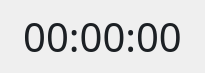
<?xml version="1.0" encoding="UTF-8"?>
<ui version="4.0">
 <class>MainWindow</class>
 <widget class="QMainWindow" name="MainWindow">
  <property name="enabled">
   <bool>true</bool>
  </property>
  <property name="geometry">
   <rect>
    <x>0</x>
    <y>0</y>
    <width>205</width>
    <height>72</height>
   </rect>
  </property>
  <property name="font">
   <font>
    <family>Bahnschrift</family>
   </font>
  </property>
  <property name="windowTitle">
   <string>MainWindow</string>
  </property>
  <property name="styleSheet">
   <string notr="true">QWidget
{
	color: #1C2024;
}</string>
  </property>
  <widget class="QWidget" name="centralwidget">
   <property name="sizePolicy">
    <sizepolicy hsizetype="Preferred" vsizetype="Preferred">
     <horstretch>0</horstretch>
     <verstretch>0</verstretch>
    </sizepolicy>
   </property>
   <property name="styleSheet">
    <string notr="true">background-color: rgba(0,0,0,0);
margin: 0;
padding: 0;
border-radius: 12px;</string>
   </property>
   <layout class="QVBoxLayout" name="verticalLayout">
    <item>
     <widget class="QLabel" name="label">
      <property name="font">
       <font>
        <family>Bahnschrift</family>
        <pointsize>30</pointsize>
       </font>
      </property>
      <property name="text">
       <string>00:00:00</string>
      </property>
      <property name="alignment">
       <set>Qt::AlignmentFlag::AlignCenter</set>
      </property>
     </widget>
    </item>
   </layout>
  </widget>
 </widget>
 <resources/>
 <connections/>
</ui>
